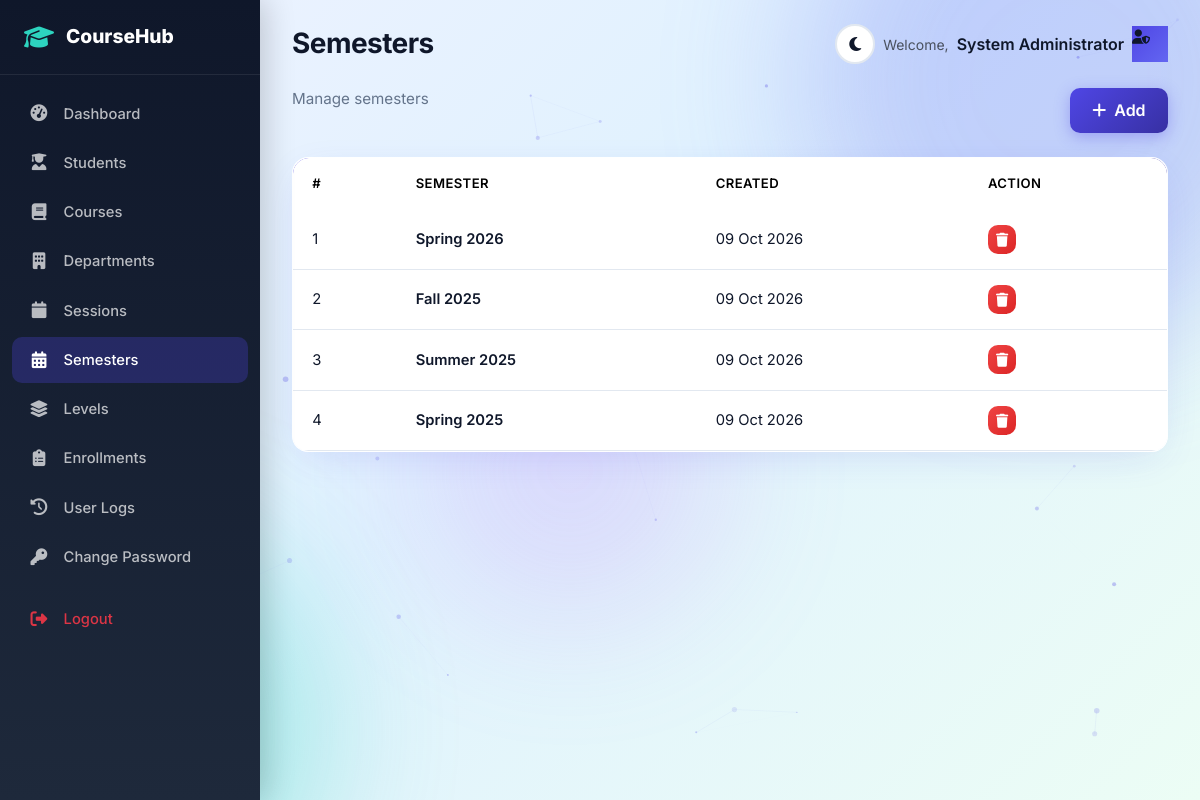
/admin/semesters.php (signed in), run on the app's committed database.
### tables this page shows
CREATE TABLE `semester` (
  `id` int(11) NOT NULL AUTO_INCREMENT,
  `semester` varchar(50) NOT NULL,
  `creationDate` timestamp NOT NULL DEFAULT CURRENT_TIMESTAMP,
  PRIMARY KEY (`id`)
);

### admin/semesters.php (the view, shortened to what this page needs)
<?php
include('includes/config.php');
include('includes/header.php');
$rows = mysqli_query($bd, "SELECT * FROM semester ORDER BY id DESC");
?>
<div class="d-flex justify-content-between mb-4">
    <p class="page-subtitle mb-0">Manage semesters</p>
    <button class="btn btn-primary-modern" data-bs-toggle="modal" data-bs-target="#addModal"><i class="fas fa-plus me-1"></i> Add</button>
</div>
<div class="card-modern overflow-hidden">
    <table class="table table-modern mb-0">
        <thead><tr><th>#</th><th>Semester</th><th>Created</th><th>Action</th></tr></thead>
        <tbody>
            <?php $i=1; while ($r = mysqli_fetch_assoc($rows)): ?>
            <tr>
                <td><?= $i++ ?></td>
                <td class="fw-semibold"><?= htmlspecialchars($r['semester']) ?></td>
                <td><?= date('d M Y', strtotime($r['creationDate'])) ?></td>
                <td><a href="?delete=<?= $r['id'] ?>" class="btn btn-sm btn-danger-modern" data-confirm="Delete?"><i class="fas fa-trash"></i></a></td>
            </tr>
            <?php endwhile; ?>
        </tbody>
    </table>
</div>
<?php include('includes/footer.php'); ?>

### assets/css/style.css (style rules this page uses)
:root { --primary: #4f46e5; --primary-dark: #3730a3; --primary-light: #818cf8; --secondary: #0d9488; --secondary-light: #2dd4bf; --accent: #f59e0b; --danger: #ef4444; --success: #10b981; --warning: #f59e0b; --info: #3b82f6; --dark: #0f172a; --dark-2: #1e293b; --gray: #64748b; --gray-light: #f1f5f9; --white: #ffffff; --card-bg: rgba(255, 255, 255, 0.92); --card-border: rgba(255, 255, 255, 0.55); --body-bg: linear-gradient(135deg, #eef2ff 0%, #e0f2fe 45%, #ecfdf5 100%); --text: #0f172a; --text-muted: #64748b; --navbar-bg: rgba(255, 255, 255, 0.82); --input-bg: #ffffff; --input-border: #e2e8f0; --table-hover: rgba(79, 70, 229, 0.05); --shadow: 0 10px 40px -12px rgba(79, 70, 229, 0.18); --shadow-lg: 0 25px 50px -12px rgba(15, 23, 42, 0.18); --radius: 16px; --radius-sm: 10px; --transition: all 0.3s cubic-bezier(0.4, 0, 0.2, 1); --star: #f59e0b; }
* { margin: 0; padding: 0; box-sizing: border-box; }
body { font-family: 'Inter', 'Segoe UI', system-ui, -apple-system, sans-serif; background: var(--body-bg); background-attachment: fixed; color: var(--text); min-height: 100vh; overflow-x: hidden; transition: background 0.4s ease, color 0.3s ease; }
.page-subtitle { color: var(--text-muted); font-size: 0.95rem; }
.card-modern { background: var(--card-bg); border: 1px solid var(--card-border); border-radius: var(--radius); box-shadow: var(--shadow); transition: var(--transition); overflow: hidden; backdrop-filter: blur(12px); }
.btn-primary-modern { background: linear-gradient(135deg, var(--primary), var(--primary-dark)); border: none; color: white !important; font-weight: 600; padding: 0.65rem 1.4rem; border-radius: 10px; transition: var(--transition); box-shadow: 0 4px 15px rgba(79, 70, 229, 0.35); }
.btn-danger-modern { background: linear-gradient(135deg, #ef4444, #dc2626); border: none; color: white !important; font-weight: 600; border-radius: 10px; transition: var(--transition); }
.table-modern { background: var(--card-bg); border-radius: var(--radius); overflow: hidden; box-shadow: var(--shadow); }
.table-modern thead { background: linear-gradient(135deg, var(--primary), var(--primary-dark)); color: white; }
.table-modern thead th { border: none; font-weight: 600; padding: 1rem 1.2rem; font-size: 0.82rem; text-transform: uppercase; letter-spacing: 0.03em; }
.table-modern tbody td { padding: 0.95rem 1.2rem; vertical-align: middle; border-color: var(--input-border); font-size: 0.92rem; color: var(--text); }
.table-modern tbody tr { transition: var(--transition); background: transparent; }

### data on the page
semester: semester "Spring 2026", creationDate "09 Oct 2026"
semester: semester "Fall 2025", creationDate "09 Oct 2026"
semester: semester "Summer 2025", creationDate "09 Oct 2026"
semester: semester "Spring 2025", creationDate "09 Oct 2026"

### other printed values
APP_NAME "CourseHub"
$pageTitle "Semesters"
$aname "System Administrator"
